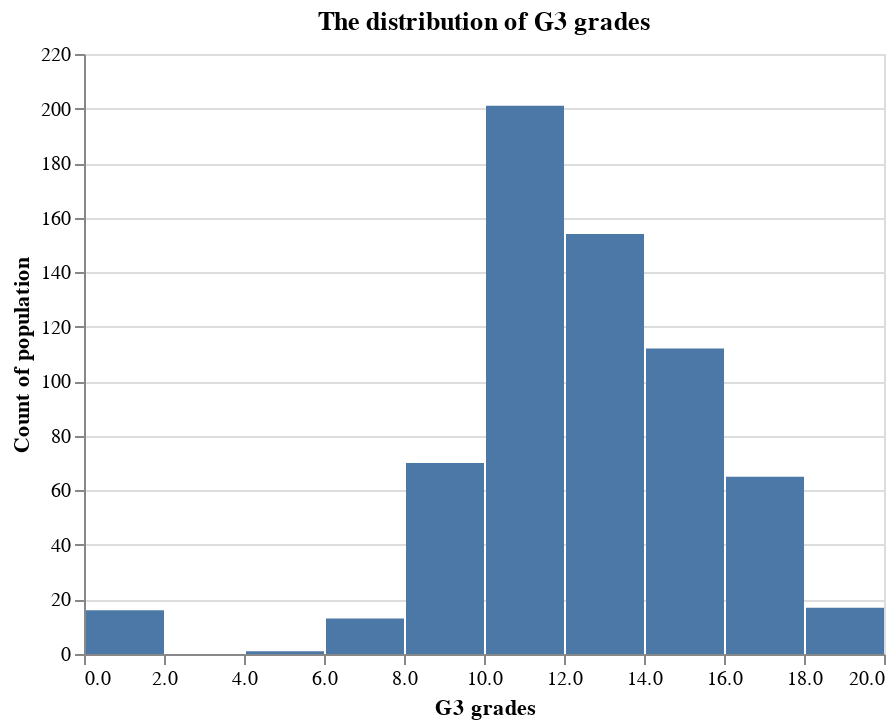

Here is the notebook cell this chart was saved with:
### Code cell
alt.Chart(data, title="The distribution of G3 grades").mark_bar().encode(
    alt.X("G3:Q", bin=True, title="G3 grades"),
    alt.Y("count()", title="Count of population")
)

### Figure 1 — Vega-Lite specification as saved in the notebook (floating-point values rounded to 4 significant figures; data arrays with more than 128 entries replaced by an {"elided": "..."} marker saying what was removed)
{"config": {"view": {"continuousWidth": 400, "continuousHeight": 300}}, "data": {"name": "data-2598c03e4b3391988ca14a0c16e86572"}, "mark": "bar", "encoding": {"x": {"type": "quantitative", "bin": true, "field": "G3", "title": "G3 grades"}, "y": {"type": "quantitative", "aggregate": "count", "title": "Count of population"}}, "title": "The distribution of G3 grades", "$schema": "https://vega.github.io/schema/vega-lite/v4.8.1.json", "datasets": {"data-2598c03e4b3391988ca14a0c16e86572": {"elided": "649 records"}}}
